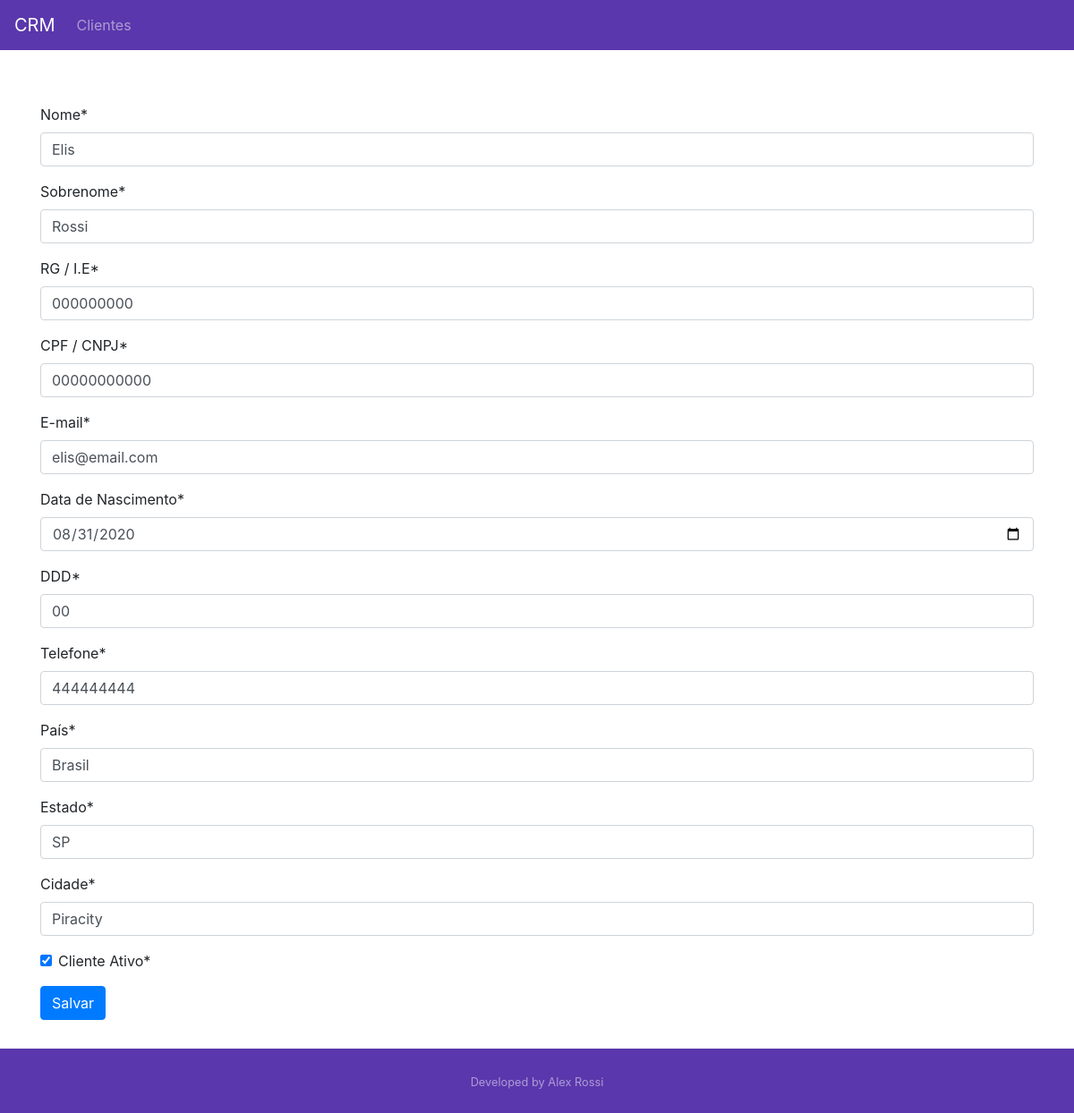
The page /customer/5/ on the database its author committed.
### customer/models.py (models this page shows, shortened)
class Customer(models.Model):
  first_name = models.CharField(max_length=30)
  last_name = models.CharField(max_length=30)
  cpf = models.CharField(max_length=11)
  rg = models.CharField(max_length=9)
  email = models.EmailField()
  birth_date = models.DateField()
  area_code = models.CharField(max_length=3)
  phone_number = models.CharField(max_length=9)
  country = models.CharField(max_length=30)
  state = models.CharField(max_length=30)
  city = models.CharField(max_length=30)
  created_date = models.DateTimeField(auto_now_add=True)
  updated_date = models.DateTimeField(auto_now=True)
  active = models.BooleanField(default=True)
  class Meta:
    db_table = "customer"

### customer/views.py (the view, shortened to what this page needs)
# urls.py: path("<int:id>/", CustomerUpdateView.as_view(), name="customer-update"),
class CustomerUpdateView(UpdateView):
  template_name = "customer/customer.html"
  form_class = CustomerForm
  def get_object(self):
    id = self.kwargs.get("id")
    return get_object_or_404(Customer, id=id)

### customer/templates/customer/customer.html (shortened to what this page needs)
{% extends "model-page.html" %}
{% load crispy_forms_tags %}
  {% block content %}
    <form method='POST'>{% csrf_token %}
      {{ form|crispy }}
      <button type="submit" class="btn btn-primary">Salvar</button>
    </form>
  {% endblock%}

### core/templates/model-page.html (style rules this page uses)
html, body { height: 100%; }

### rows shown on the page
Customer: first_name "Elis", last_name "Rossi", rg "000000000", cpf "00000000000", email "elis@email.com", birth_date "08/31/2020", area_code "00", phone_number "444444444", country "Brasil", state "SP", city "Piracity", active "☑"
